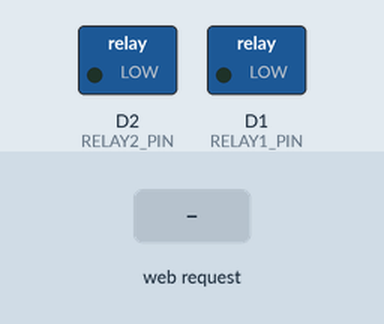
This sketch was run on a simulated ESP8266 (NodeMCU). Shown: switched loads named in the sketch (green lamp = pin HIGH). The test bench sets the inputs (shaded band). WiFi joins after 1.5 s; servers stay silent unless stated; what the sketch prints to the serial monitor is not drawn.

Above: at 2.7 s.
2.8 s: HTTP request GET /relay1/on received
At 4.0 s:
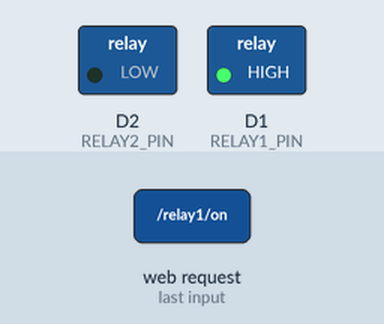
4.3 s: HTTP request GET /relay2/on received
At 5.2 s:
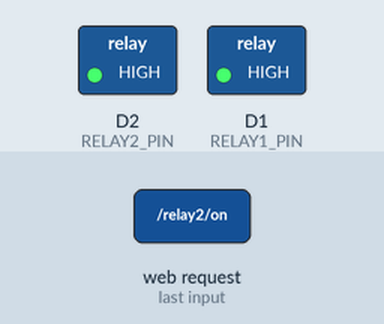
5.8 s: HTTP request GET /relay1/off received
At 6.3 s:
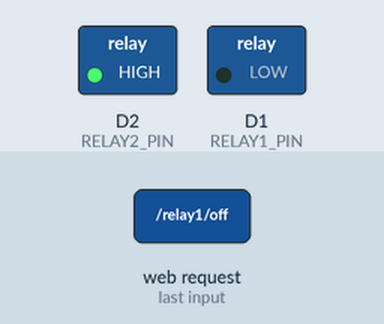
7.3 s: HTTP request GET /relay2/off received
At 8.7 s:
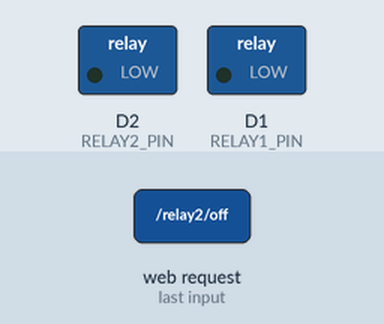
Timing chart, 0 to 9.8 s (numbered marks = the images above; inputs shaded):
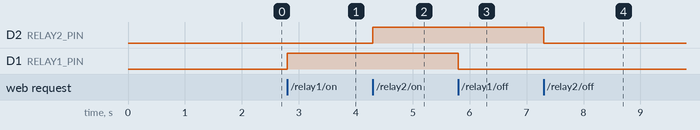

The sketch:

ESP8266_com_WiFi.ino
```cpp
#include <ESP8266WiFi.h>
#include <ESP8266WebServer.h>

// Configurações do WiFi
const char* ssid = "SUA_REDE_WIFI";     // Nome da sua rede WiFi
const char* password = "SUA_SENHA_WIFI"; // Senha da sua rede WiFi

// Definição dos pinos dos relés
#define RELAY1_PIN D1
#define RELAY2_PIN D2

// Variáveis para armazenar o estado dos relés
bool relay1State = false;
bool relay2State = false;

// Criar servidor web na porta 80
ESP8266WebServer server(80);

void setup() {
  // Inicializa o monitor serial
  Serial.begin(115200);

  // Configura os pinos dos relés como saída
  pinMode(RELAY1_PIN, OUTPUT);
  pinMode(RELAY2_PIN, OUTPUT);

  // Garante que os relés começam desligados
  digitalWrite(RELAY1_PIN, LOW);
  digitalWrite(RELAY2_PIN, LOW);

  // Conecta ao WiFi
  WiFi.begin(ssid, password);
  Serial.print("Conectando ao WiFi");

  // Aguarda a conexão
  while (WiFi.status() != WL_CONNECTED) {
    delay(500);
    Serial.print(".");
  }

  Serial.println("");
  Serial.println("Conectado ao WiFi!");
  Serial.print("Endereço IP: ");
  Serial.println(WiFi.localIP());

  // Configura as rotas do servidor
  server.on("/relay1/on", HTTP_GET, turnOnRelay1);
  server.on("/relay1/off", HTTP_GET, turnOffRelay1);
  server.on("/relay2/on", HTTP_GET, turnOnRelay2);
  server.on("/relay2/off", HTTP_GET, turnOffRelay2);
  server.on("/status", HTTP_GET, getStatus);

  // Inicia o servidor
  server.begin();
  Serial.println("Servidor HTTP iniciado");
}

void loop() {
  server.handleClient();
}

// Funções para controlar os relés
void turnOnRelay1() {
  digitalWrite(RELAY1_PIN, HIGH);
  relay1State = true;
  server.send(200, "application/json", "{\"relay1\": true}");
  Serial.println("Relé 1 LIGADO");
}

void turnOffRelay1() {
  digitalWrite(RELAY1_PIN, LOW);
  relay1State = false;
  server.send(200, "application/json", "{\"relay1\": false}");
  Serial.println("Relé 1 DESLIGADO");
}

void turnOnRelay2() {
  digitalWrite(RELAY2_PIN, HIGH);
  relay2State = true;
  server.send(200, "application/json", "{\"relay2\": true}");
  Serial.println("Relé 2 LIGADO");
}

void turnOffRelay2() {
  digitalWrite(RELAY2_PIN, LOW);
  relay2State = false;
  server.send(200, "application/json", "{\"relay2\": false}");
  Serial.println("Relé 2 DESLIGADO");
}

void getStatus() {
  String json = "{\"relay1\":" + String(relay1State ? "true" : "false") +
                ",\"relay2\":" + String(relay2State ? "true" : "false") + "}";
  server.send(200, "application/json", json);
}
```

Measured:
- after the input at 2.8 s, D1 (RELAY1_PIN): LOW → HIGH at once
- after the input at 4.3 s, D2 (RELAY2_PIN): LOW → HIGH at once
- after the input at 5.8 s, D1 (RELAY1_PIN): HIGH → LOW at once
- after the input at 7.3 s, D2 (RELAY2_PIN): HIGH → LOW at once
